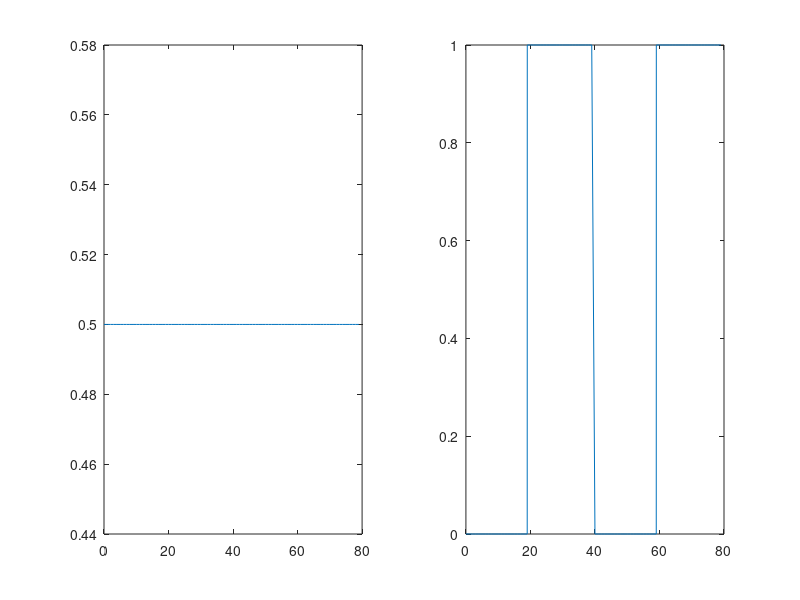

Source code (MATLAB):
% PID Control Implementation 

% Step function input 
 
arr = zeros(1,20); 
time = 0:19; 
arr = [arr, 1]; 
time = [time, 19.02];
arr = [arr, ones(1,20)]; 
time = [time, 20:39];

arr = [arr,zeros(1,20)]; 
time = [time, 40:59]; 
arr = [arr, 1]; 
time = [time, 59.02];
arr = [arr, ones(1,20)]; 
time = [time, 60:79];
subplot(1,2,2)
plot(time, arr)

%PID loop 
micro_out = 0; 
error =0; 
previousE=0; 
to_plot = [];
threshold = 0.5;
k=1; 
k2=0; 
k3=0; 
for i=1:length(arr) 
    
    %function with feedback from previous output
    input_to_pid = arr(i) - micro_out; 
    
    error = threshold - input_to_pid;
    pe = k * error; 
    
    error_n = error + previousE;
    ie = k2 * i;
    
    d = error - previousE; 
    de = k3 * d; 
    
    error = previousE;
    
    micro_out = input_to_pid + pe + ie + de
    
    to_plot = [to_plot, micro_out]
    
end 
subplot(1,2,1)
plot(time, to_plot)